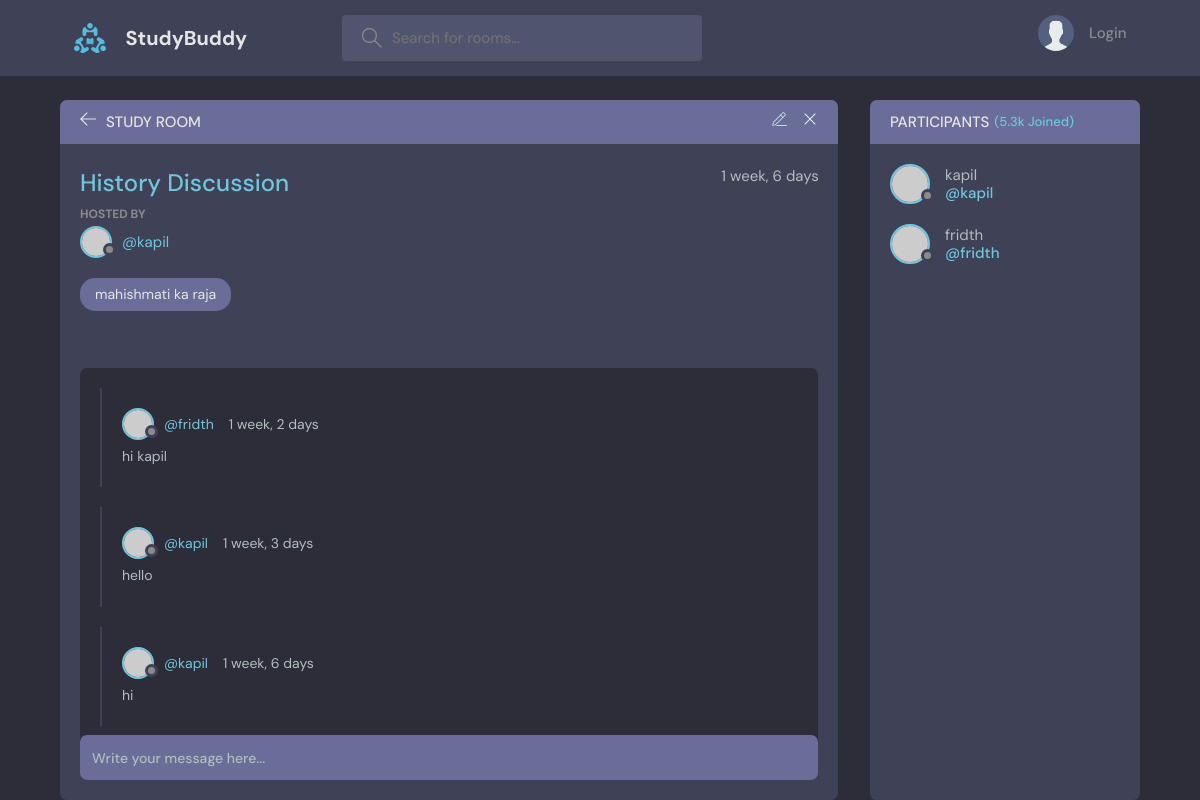
Screenshot of /room/7/ with the database file from the repository.
### base/models.py (models this page shows, shortened)
class Room(models.Model):
    host=models.ForeignKey(User,on_delete=models.SET_NULL, null=True)
    topic=models.ForeignKey(Topic, on_delete=models.SET_NULL, null=True)
    name=models.CharField(max_length=100)
    description=models.TextField(null=True , blank=True)
    participants=models.ManyToManyField(User, related_name='participants',blank=True)
    updated=models.DateTimeField(auto_now=True)
    created=models.DateTimeField(auto_now_add=True)
    class Meta():
        ordering= ['-updated','-created']

class Topic(models.Model):
    name=models.CharField(max_length=200)
    def __str__(self):
        return self.name

class Message(models.Model):
    user=models.ForeignKey(User,on_delete=models.CASCADE, default=True)
    room=models.ForeignKey(Room, on_delete=models.CASCADE )
    body=models.TextField()
    updated=models.DateTimeField(auto_now=True)
    created=models.DateTimeField(auto_now_add=True)
    class Meta():
        ordering= ['-updated','-created']

### base/views.py (the view, shortened to what this page needs)
# urls.py: path('room/<str:pk>/', views.room, name='room'),
def room(request,pk):
    room=Room.objects.get(id=pk)
    room_messages=room.message_set.all()
    participants=room.participants.all()
    context={'room':room,'room_messages':room_messages,'participants':participants}
    return render(request,'base/room.html',context)

### base/templates/base/room.html (shortened to what this page needs)
{% extends 'main.html' %}
{% block content %}
    <main class="profile-page layout layout--2">
      <div class="container">
        <div class="room">
          <div class="room__top">
            <div class="room__topLeft">
              <a href="{% url 'home' %}">
                <svg version="1.1" xmlns="http://www.w3.org/2000/svg" width="32" height="32" viewBox="0 0 32 32">
                  <title>arrow-left</title>
                  <path
                    d="M13.723 2.286l-13.723 13.714 13.719 13.714 1.616-1.611-10.96-10.96h27.625v-2.286h-27.625l10.965-10.965-1.616-1.607z"
                  ></path>
                </svg>
              </a>
              <h3>Study Room</h3>
            </div>
            <div class="room__topRight">
              <a href="{% url 'update-form' room.id %}">
              </a>
              <a href="{% url 'delete-room' room.id %}">
                <svg version="1.1" xmlns="http://www.w3.org/2000/svg" width="32" height="32" viewBox="0 0 32 32">
                  <title>remove</title>
                  <path
                    d="M27.314 6.019l-1.333-1.333-9.98 9.981-9.981-9.981-1.333 1.333 9.981 9.981-9.981 9.98 1.333 1.333 9.981-9.98 9.98 9.98 1.333-1.333-9.98-9.98 9.98-9.981z"
                  ></path>
                </svg>
              </a>
            </div>
          </div>
          <div class="room__box scroll">
            <div class="room__header scroll">
              <div class="room__info">
                <h3>{{room.name}}</h3>
                <span>{{room.created|timesince}}</span>
              </div>
              <div class="room__hosted">
                <p>Hosted By</p>
                <a href="{% url 'user-profile' user.id %}" class="room__author">
                  <div class="avatar avatar--small">
                    <img src="https://randomuser.me/api/portraits/men/37.jpg" />
                  </div>
                  <span>@{{room.host}}</span>
                </a>
              </div>
              <span class="room__topics">{{room.topic}}</span>
            </div>
            <div class="room__conversation">
              <div class="threads scroll">
                {% for message in room_messages %}
                <div class="thread">
                  <div class="thread__top">
                    <div class="thread__author">
                      <a href="{% url 'user-profile' message.user.id %}" class="thread__authorInfo">
                        <div class="avatar avatar--small">
                          <img src="https://randomuser.me/api/portraits/men/37.jpg" />
                        </div>
                        <span>@{{message.user}}</span>
                      </a>
                      <span class="thread__date">{{message.updated|timesince}}</span>
                    </div>
                  </div>
                  <div class="thread__details">
                    {{message.body}}
                  </div>
                </div>
                {% endfor %}
              </div>
            </div>
          </div>
          <div class="room__message">
            <form action="#" method="post">
              <input name="body" placeholder="Write your message here..." />
            </form>
          </div>
        </div>
        <div class="participants">
          <h3 class="participants__top">Participants <span>(5.3k Joined)</span></h3>
          <div class="participants__list scroll">
            {% for user in participants %}
            <a href="{% url 'user-profile' user.id %}" class="participant">
              <div class="avatar avatar--medium">
                <img src="https://randomuser.me/api/portraits/men/37.jpg" />
              </div>
              <p>
                {{user}}
                <span>@{{user.username}}</span>
              </p>
            </a>
            {% endfor %}
          </div>
        </div>
      </div>
    </main>
    {% endblock %}

### templates/main.html (shortened to what this page needs)
<!DOCTYPE html>
{% load static %}
<html lang="en">
  <head>
    <link rel="stylesheet" href="{% static 'styles/style.css' %}" />
  </head>
  <body>
    {% include "navbar.html" %}
    {%block content%}
    {%endblock%}
</body>
</html>

### templates/navbar.html (shortened to what this page needs)
{% load static %}
<header class="header header--loggedIn">
    <div class="container">
      <a href="{% url 'home' %}" class="header__logo">
        <img src="{% static 'images/logo.svg'%}" />
        <h1>StudyBuddy</h1>
      </a>
      <form class="header__search">
        <label>
          <input placeholder="Search for rooms..." />
        </label>
      </form>
      <nav class="header__menu">
        {% if user.is_authenticated %}
        <div class="header__user">
          <a href="{% url 'update-profile' user.id %}">
            <div class="avatar avatar--medium active">
              <img src="https://randomuser.me/api/portraits/men/37.jpg" />
            </div>
            <p>{{user}} <span>@{{user.username}}</span></p>
          </a>
          <button class="dropdown-button">
            <svg version="1.1" xmlns="http://www.w3.org/2000/svg" width="32" height="32" viewBox="0 0 32 32">
              <title>chevron-down</title>
              <path d="M16 21l-13-13h-3l16 16 16-16h-3l-13 13z"></path>
            </svg>
          </button>
        </div>
        {% else %}
          <a href="{% url 'login' %}">
            <img src="{% static 'images/avatar.svg' %}" />
            <p>Login</p>
          </a>
        {% endif %}
      </nav>
    </div>
  </header>

### rows the page displays
Room: name "History Discussion", created "1 week, 6 days", host "kapil", topic "mahishmati ka raja"
Message: user "fridth", updated "1 week, 2 days", body "hi kapil"
Message: user "kapil", updated "1 week, 3 days", body "hello"
Message: user "kapil", updated "1 week, 6 days", body "hi"

### other values shown
{{ user }} "kapil"
{{ user.username }} "kapil"
{{ user }} "fridth"
{{ user.username }} "fridth"
